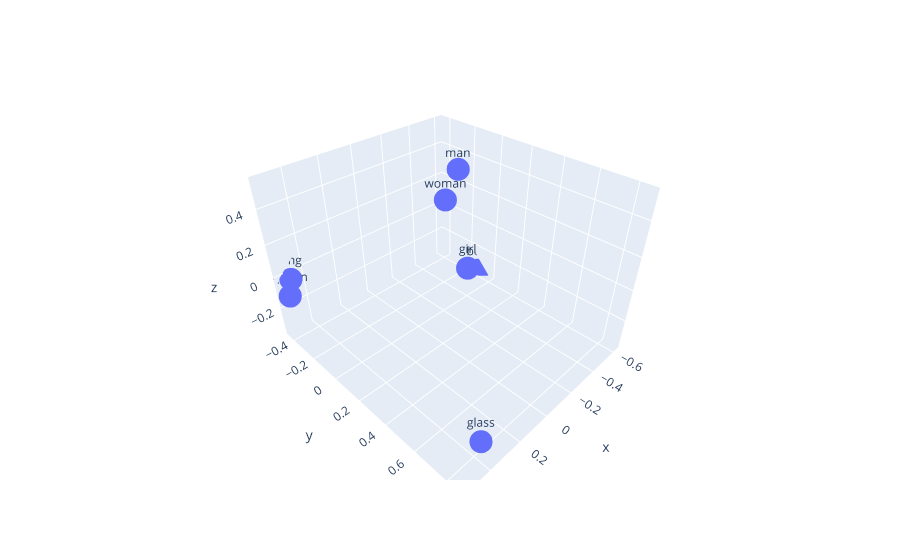

Notebook code for this chart:
### Markdown cell above
# Fasttext

### Code cell
plot_words = ["king", "queen", "man", "woman", "glass","boy","girl"]

vector = get_visual_vector(plot_words, fasttext_vector)
visual_pca(vector, plot_words)

### Figure 1 — Plotly figure (JSON) as saved in the notebook; plotly's stock layout.template omitted (floating-point values rounded to 4 significant figures)
{"data": [{"hovertemplate": "x=%{x}<br>y=%{y}<br>z=%{z}<br>word=%{text}<extra></extra>", "legendgroup": "", "marker": {"color": "#636efa", "size": 8, "symbol": "circle"}, "mode": "markers+text", "name": "", "scene": "scene", "showlegend": false, "text": ["king", "queen", "man", "woman", "glass", "boy", "girl"], "type": "scatter3d", "x": [0.492, 0.5288, -0.2156, -0.159, 0.425, -0.6169, -0.4543], "y": [-0.4345, -0.4044, 0.09117, 0.05973, 0.8539, -0.114, -0.05188], "z": [-0.02401, -0.0982, 0.5367, 0.382, -0.2049, -0.3596, -0.232]}], "layout": {"legend": {"tracegroupgap": 0}, "margin": {"t": 60}, "scene": {"domain": {"x": [0, 1], "y": [0, 1]}, "xaxis": {"title": {"text": "x"}}, "yaxis": {"title": {"text": "y"}}, "zaxis": {"title": {"text": "z"}}}}}
